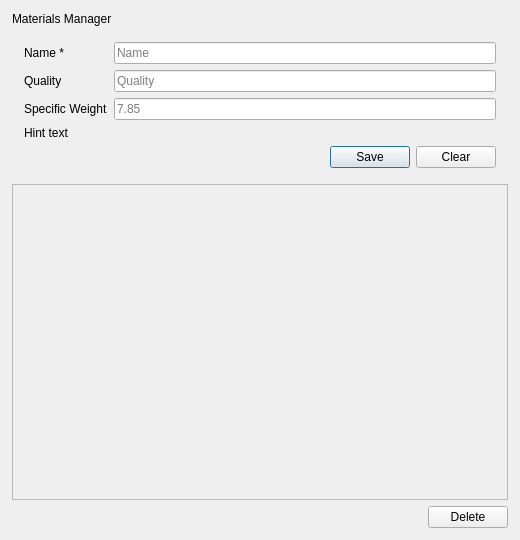
<?xml version="1.0" encoding="UTF-8"?>
<ui version="4.0">
 <class>MaterialsManagerDialog</class>
 <widget class="QDialog" name="MaterialsManagerDialog">
  <property name="geometry">
   <rect>
    <x>0</x>
    <y>0</y>
    <width>520</width>
    <height>540</height>
   </rect>
  </property>
  <property name="minimumSize">
   <size>
    <width>460</width>
    <height>480</height>
   </size>
  </property>
  <property name="windowTitle">
   <string>Materials Manager</string>
  </property>
  <property name="modal">
   <bool>true</bool>
  </property>
  <layout class="QVBoxLayout" name="main_layout">
   <property name="leftMargin">
    <number>12</number>
   </property>
   <property name="topMargin">
    <number>12</number>
   </property>
   <property name="rightMargin">
    <number>12</number>
   </property>
   <property name="bottomMargin">
    <number>12</number>
   </property>
   <item>
    <widget class="QLabel" name="title">
     <property name="text">
      <string>Materials Manager</string>
     </property>
    </widget>
   </item>
   <item>
    <widget class="QFrame" name="form_card">
     <layout class="QGridLayout" name="form_layout">
      <property name="leftMargin">
       <number>12</number>
      </property>
      <property name="topMargin">
       <number>10</number>
      </property>
      <property name="rightMargin">
       <number>12</number>
      </property>
      <property name="bottomMargin">
       <number>10</number>
      </property>
      <item row="0" column="0">
       <widget class="QLabel" name="lbl_name">
        <property name="text">
         <string>Name *</string>
        </property>
       </widget>
      </item>
      <item row="0" column="1">
       <widget class="QLineEdit" name="e_name">
        <property name="placeholderText">
         <string>Name</string>
        </property>
       </widget>
      </item>
      <item row="1" column="0">
       <widget class="QLabel" name="lbl_quality">
        <property name="text">
         <string>Quality</string>
        </property>
       </widget>
      </item>
      <item row="1" column="1">
       <widget class="QLineEdit" name="e_quality">
        <property name="placeholderText">
         <string>Quality</string>
        </property>
       </widget>
      </item>
      <item row="2" column="0">
       <widget class="QLabel" name="lbl_specific_weight">
        <property name="text">
         <string>Specific Weight</string>
        </property>
       </widget>
      </item>
      <item row="2" column="1">
       <widget class="QLineEdit" name="e_specific_weight">
        <property name="placeholderText">
         <string>7.85</string>
        </property>
       </widget>
      </item>
      <item row="3" column="0" colspan="2">
       <widget class="QLabel" name="hint">
        <property name="text">
         <string>Hint text</string>
        </property>
        <property name="wordWrap">
         <bool>true</bool>
        </property>
       </widget>
      </item>
      <item row="4" column="0" colspan="2">
       <layout class="QHBoxLayout" name="form_btns_layout">
        <item>
         <spacer name="form_btns_spacer">
          <property name="orientation">
           <enum>Qt::Horizontal</enum>
          </property>
          <property name="sizeHint" stdset="0">
           <size>
            <width>40</width>
            <height>20</height>
           </size>
          </property>
         </spacer>
        </item>
        <item>
         <widget class="QPushButton" name="save_btn">
          <property name="text">
           <string>Save</string>
          </property>
         </widget>
        </item>
        <item>
         <widget class="QPushButton" name="clear_btn">
          <property name="text">
           <string>Clear</string>
          </property>
         </widget>
        </item>
       </layout>
      </item>
     </layout>
    </widget>
   </item>
   <item>
    <widget class="QScrollArea" name="scroll">
     <property name="widgetResizable">
      <bool>true</bool>
     </property>
     <widget class="QWidget" name="list_widget">
      <layout class="QVBoxLayout" name="list_layout">
       <property name="leftMargin">
        <number>4</number>
       </property>
       <property name="topMargin">
        <number>4</number>
       </property>
       <property name="rightMargin">
        <number>4</number>
       </property>
       <property name="bottomMargin">
        <number>4</number>
       </property>
       <property name="spacing">
        <number>2</number>
       </property>
      </layout>
     </widget>
    </widget>
   </item>
   <item>
    <layout class="QHBoxLayout" name="bottom_layout">
     <item>
      <spacer name="bottom_spacer">
       <property name="orientation">
        <enum>Qt::Horizontal</enum>
       </property>
       <property name="sizeHint" stdset="0">
        <size>
         <width>40</width>
         <height>20</height>
        </size>
       </property>
      </spacer>
     </item>
     <item>
      <widget class="QPushButton" name="del_btn">
       <property name="text">
        <string>Delete</string>
       </property>
      </widget>
     </item>
    </layout>
   </item>
  </layout>
 </widget>
 <resources/>
 <connections/>
</ui>
